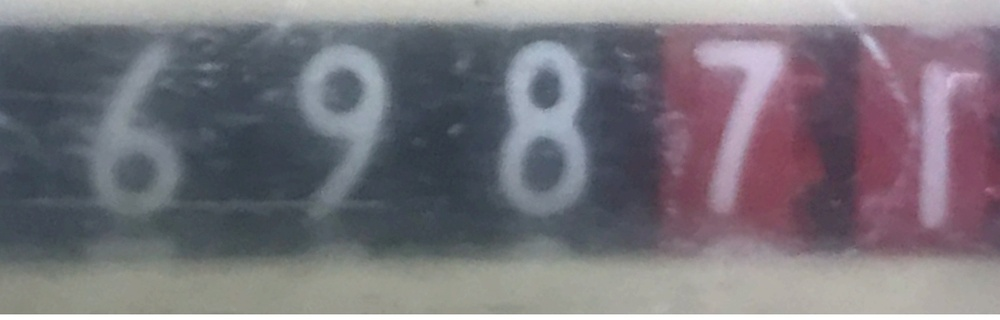
#> input picture readings.jpeg, 1000 x 320 px, shrunk from 2145 x 686 before the run
$ python main.py
#> lines starting #> are read from the running program, lines starting #| are printed output that depends on the picture; after the words box and inside, x2 and y2 are one past the last pixel; in counts of white or black regions, pixels touching at a corner belong together
import cv2
import pytesseract
from PIL import Image

def preprocess_image(image_path):
#> called with image_path = 'readings.jpeg'
    image = cv2.imread(image_path)
#> image is the input picture: shape (320, 1000, 3); mean B, G, R 123.8, 116.2, 120.6
    gray_image = cv2.cvtColor(image, cv2.COLOR_BGR2GRAY)
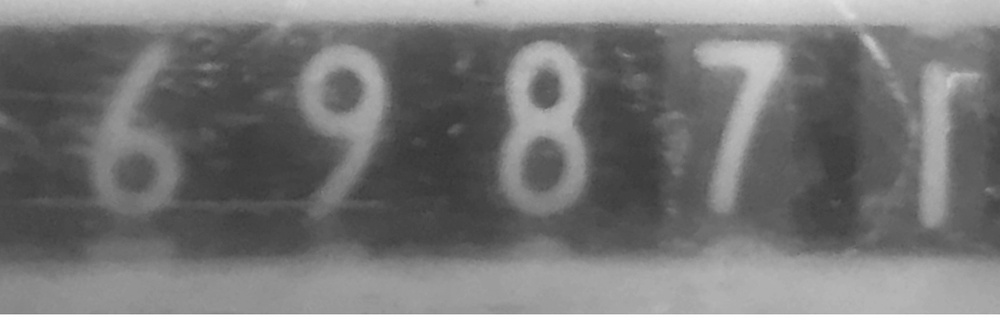
#> gray_image: shape (320, 1000); min 52, max 255, mean 118.3
    _, thresholded_image = cv2.threshold(gray_image, 0, 255, cv2.THRESH_BINARY_INV + cv2.THRESH_OTSU)
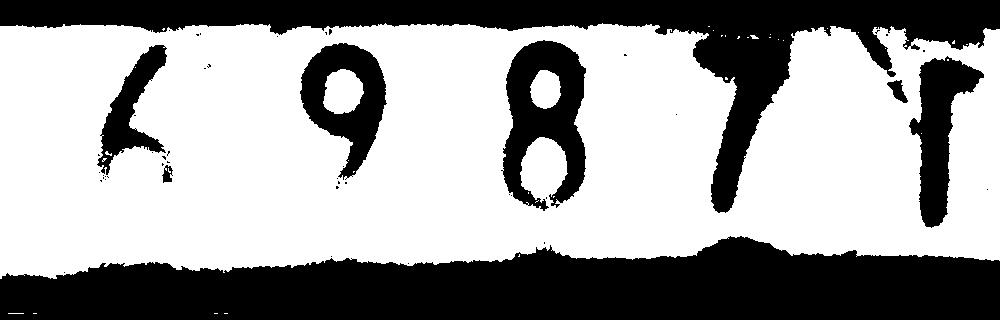
#> thresholded_image: shape (320, 1000); 62.1% white; 49 black regions (41 under 20 px), largest, box (x1, y1, x2, y2) and area: (0, 236, 1000, 320) 59902, (0, 0, 1000, 213) 37913, (501, 40, 586, 211) 8278

    # save the preprocessed image
    cv2.imwrite('preprocessed_image.jpg', thresholded_image)
    return thresholded_image

def extract_readings(image_path):
    preprocessed_image = preprocess_image(image_path)
    pil_image = Image.fromarray(preprocessed_image)

    # Use Tesseract OCR to extract text from the image but exclude non-numeric characters
#> (the run stopped early here; a loop or call above may not have finished)
